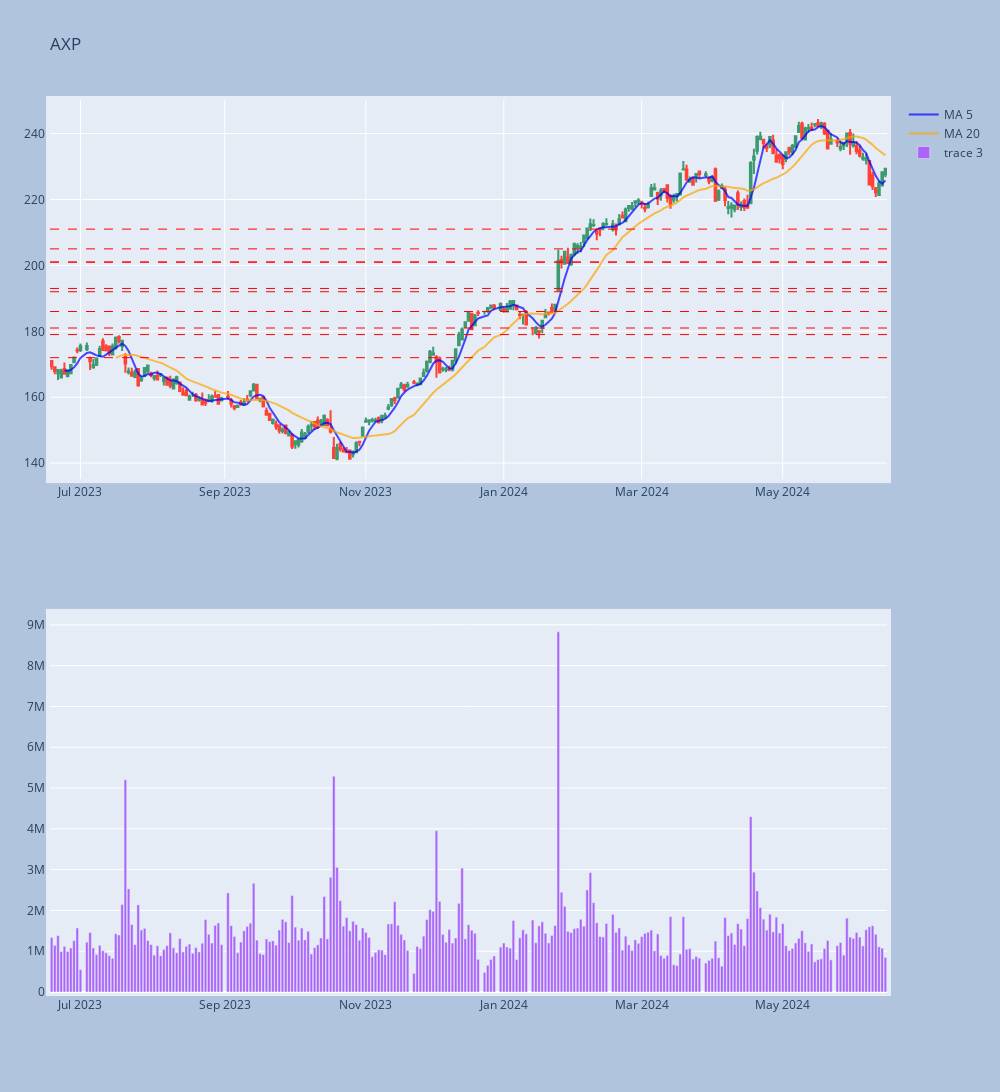

Here is the notebook cell this chart was saved with:
### Code cell
#fig = go.Figure()
fig = make_subplots(rows=2, cols=1)

fig.update_layout(xaxis_rangeslider_visible=False)
fig.update_xaxes(rangebreaks=[dict(bounds=["sat", "mon"])])
# removing all empty dates
# build complete timeline from start date to end date
dt_all = pd.date_range(start=df.index[0],end=df.index[-1])
# retrieve the dates that ARE in the original datset
dt_obs = [d.strftime("%Y-%m-%d %HH:%MM") for d in pd.to_datetime(df.index)]
# define dates with missing values
dt_breaks = [d for d in dt_all.strftime("%Y-%m-%d %HH:%MM").tolist() if not d in dt_obs]
fig.update_xaxes(rangebreaks=[dict(values=dt_breaks)])

# add OHLC trace
fig.add_trace(go.Candlestick(x=df.index,
                             open=df['open'],
                             high=df['high'],
                             low=df['low'],
                             close=df['close'],
                             showlegend=False))
# add moving average traces
fig.add_trace(go.Scatter(x=df.index,
                         y=df['MA5'],
                         opacity=0.7,
                         line=dict(color='blue', width=2),
                         name='MA 5'))
fig.add_trace(go.Scatter(x=df.index,
                         y=df['MA20'],
                         opacity=0.7,
                         line=dict(color='orange', width=2),
                         name='MA 20'))

for i in range(low_centers.shape[0]):
    print(low_centers[i,0])
    #level = np.round(low_centers[i,0])
    fig.add_hline(y=np.round(low_centers[i,0]), line_width=1, line_dash='dash', line_color='red')


# for i in low_centers[:
#     level = np.round(i[0], 2)
#     fig.add_hline(y=level, line_width=3, line_dash='dash', line_color='green')
    



fig.add_trace(go.Bar(x=df.index,
                     y=df['volume']
                    ), row=2, col=1)

# hide dates with no values
fig.update_xaxes(rangebreaks=[dict(values=dt_breaks)])
# remove rangeslider
fig.update_layout(xaxis_rangeslider_visible=False)
fig.update_layout(
    autosize=False,
    width=1000,
    height=1500,
    margin=dict(
        l=50,
        r=50,
        b=100,
        t=100,
        pad=4
    ),
    paper_bgcolor="LightSteelBlue",
)
# add chart title
fig.update_layout(title=symbol)

### Figure 1 — Plotly figure (JSON) as saved in the notebook; plotly's stock layout.template omitted (floating-point values rounded to 4 significant figures; data arrays with more than 128 entries replaced by an {"elided": "..."} marker saying what was removed)
{"data": [{"close": {"elided": "252 float values"}, "high": {"elided": "252 float values"}, "low": {"elided": "252 float values"}, "open": {"elided": "252 float values"}, "showlegend": false, "type": "candlestick", "x": {"elided": "252 str values"}}, {"line": {"color": "blue", "width": 2}, "name": "MA 5", "opacity": 0.7, "type": "scatter", "x": {"elided": "252 str values"}, "y": {"elided": "252 float values"}}, {"line": {"color": "orange", "width": 2}, "name": "MA 20", "opacity": 0.7, "type": "scatter", "x": {"elided": "252 str values"}, "y": {"elided": "252 float values"}}, {"type": "bar", "x": {"elided": "252 str values"}, "xaxis": "x2", "y": {"elided": "252 int values"}, "yaxis": "y2"}], "layout": {"autosize": false, "height": 1500, "margin": {"b": 100, "l": 50, "pad": 4, "r": 50, "t": 100}, "paper_bgcolor": "LightSteelBlue", "shapes": [{"line": {"color": "red", "dash": "dash", "width": 1}, "type": "line", "x0": 0, "x1": 1, "xref": "x domain", "y0": 172, "y1": 172, "yref": "y"}, {"line": {"color": "red", "dash": "dash", "width": 1}, "type": "line", "x0": 0, "x1": 1, "xref": "x domain", "y0": 179, "y1": 179, "yref": "y"}, {"line": {"color": "red", "dash": "dash", "width": 1}, "type": "line", "x0": 0, "x1": 1, "xref": "x domain", "y0": 181, "y1": 181, "yref": "y"}, {"line": {"color": "red", "dash": "dash", "width": 1}, "type": "line", "x0": 0, "x1": 1, "xref": "x domain", "y0": 186, "y1": 186, "yref": "y"}, {"line": {"color": "red", "dash": "dash", "width": 1}, "type": "line", "x0": 0, "x1": 1, "xref": "x domain", "y0": 192, "y1": 192, "yref": "y"}, {"line": {"color": "red", "dash": "dash", "width": 1}, "type": "line", "x0": 0, "x1": 1, "xref": "x domain", "y0": 193, "y1": 193, "yref": "y"}, {"line": {"color": "red", "dash": "dash", "width": 1}, "type": "line", "x0": 0, "x1": 1, "xref": "x domain", "y0": 201, "y1": 201, "yref": "y"}, {"line": {"color": "red", "dash": "dash", "width": 1}, "type": "line", "x0": 0, "x1": 1, "xref": "x domain", "y0": 201, "y1": 201, "yref": "y"}, {"line": {"color": "red", "dash": "dash", "width": 1}, "type": "line", "x0": 0, "x1": 1, "xref": "x domain", "y0": 205, "y1": 205, "yref": "y"}, {"line": {"color": "red", "dash": "dash", "width": 1}, "type": "line", "x0": 0, "x1": 1, "xref": "x domain", "y0": 211, "y1": 211, "yref": "y"}], "title": {"text": "AXP"}, "width": 1000, "xaxis": {"anchor": "y", "autorange": true, "domain": [0, 1], "range": ["2023-06-19 12:00", "2024-06-18 12:00"], "rangebreaks": [{"bounds": ["sat", "mon"], "values": ["2023-06-24 00H:00M", "2023-06-25 00H:00M", "2023-07-01 00H:00M", "2023-07-02 00H:00M", "2023-07-04 00H:00M", "2023-07-08 00H:00M", "2023-07-09 00H:00M", "2023-07-15 00H:00M", "2023-07-16 00H:00M", "2023-07-22 00H:00M", "2023-07-23 00H:00M", "2023-07-29 00H:00M", "2023-07-30 00H:00M", "2023-08-05 00H:00M", "2023-08-06 00H:00M", "2023-08-12 00H:00M", "2023-08-13 00H:00M", "2023-08-19 00H:00M", "2023-08-20 00H:00M", "2023-08-26 00H:00M", "2023-08-27 00H:00M", "2023-09-02 00H:00M", "2023-09-03 00H:00M", "2023-09-04 00H:00M", "2023-09-09 00H:00M", "2023-09-10 00H:00M", "2023-09-16 00H:00M", "2023-09-17 00H:00M", "2023-09-23 00H:00M", "2023-09-24 00H:00M", "2023-09-30 00H:00M", "2023-10-01 00H:00M", "2023-10-07 00H:00M", "2023-10-08 00H:00M", "2023-10-14 00H:00M", "2023-10-15 00H:00M", "2023-10-21 00H:00M", "2023-10-22 00H:00M", "2023-10-28 00H:00M", "2023-10-29 00H:00M", "2023-11-04 00H:00M", "2023-11-05 00H:00M", "2023-11-11 00H:00M", "2023-11-12 00H:00M", "2023-11-18 00H:00M", "2023-11-19 00H:00M", "2023-11-23 00H:00M", "2023-11-25 00H:00M", "2023-11-26 00H:00M", "2023-12-02 00H:00M", "2023-12-03 00H:00M", "2023-12-09 00H:00M", "2023-12-10 00H:00M", "2023-12-16 00H:00M", "2023-12-17 00H:00M", "2023-12-23 00H:00M", "2023-12-24 00H:00M", "2023-12-25 00H:00M", "2023-12-30 00H:00M", "2023-12-31 00H:00M", "2024-01-01 00H:00M", "2024-01-06 00H:00M", "2024-01-07 00H:00M", "2024-01-13 00H:00M", "2024-01-14 00H:00M", "2024-01-15 00H:00M", "2024-01-20 00H:00M", "2024-01-21 00H:00M", "2024-01-27 00H:00M", "2024-01-28 00H:00M", "2024-02-03 00H:00M", "2024-02-04 00H:00M", "2024-02-10 00H:00M", "2024-02-11 00H:00M", "2024-02-17 00H:00M", "2024-02-18 00H:00M", "2024-02-19 00H:00M", "2024-02-24 00H:00M", "2024-02-25 00H:00M", "2024-03-02 00H:00M", "2024-03-03 00H:00M", "2024-03-09 00H:00M", "2024-03-10 00H:00M", "2024-03-16 00H:00M", "2024-03-17 00H:00M", "2024-03-23 00H:00M", "2024-03-24 00H:00M", "2024-03-29 00H:00M", "2024-03-30 00H:00M", "2024-03-31 00H:00M", "2024-04-06 00H:00M", "2024-04-07 00H:00M", "2024-04-13 00H:00M", "2024-04-14 00H:00M", "2024-04-20 00H:00M", "2024-04-21 00H:00M", "2024-04-27 00H:00M", "2024-04-28 00H:00M", "2024-05-04 00H:00M", "2024-05-05 00H:00M", "2024-05-11 00H:00M", "2024-05-12 00H:00M", "2024-05-18 00H:00M", "2024-05-19 00H:00M", "2024-05-25 00H:00M", "2024-05-26 00H:00M", "2024-05-27 00H:00M", "2024-06-01 00H:00M", "2024-06-02 00H:00M", "2024-06-08 00H:00M", "2024-06-09 00H:00M", "2024-06-15 00H:00M", "2024-06-16 00H:00M"]}], "rangeslider": {"visible": false, "yaxis": {}}, "type": "date"}, "xaxis2": {"anchor": "y2", "autorange": true, "domain": [0, 1], "range": ["2023-06-19 12:00", "2024-06-18 12:00"], "rangebreaks": [{"bounds": ["sat", "mon"], "values": ["2023-06-24 00H:00M", "2023-06-25 00H:00M", "2023-07-01 00H:00M", "2023-07-02 00H:00M", "2023-07-04 00H:00M", "2023-07-08 00H:00M", "2023-07-09 00H:00M", "2023-07-15 00H:00M", "2023-07-16 00H:00M", "2023-07-22 00H:00M", "2023-07-23 00H:00M", "2023-07-29 00H:00M", "2023-07-30 00H:00M", "2023-08-05 00H:00M", "2023-08-06 00H:00M", "2023-08-12 00H:00M", "2023-08-13 00H:00M", "2023-08-19 00H:00M", "2023-08-20 00H:00M", "2023-08-26 00H:00M", "2023-08-27 00H:00M", "2023-09-02 00H:00M", "2023-09-03 00H:00M", "2023-09-04 00H:00M", "2023-09-09 00H:00M", "2023-09-10 00H:00M", "2023-09-16 00H:00M", "2023-09-17 00H:00M", "2023-09-23 00H:00M", "2023-09-24 00H:00M", "2023-09-30 00H:00M", "2023-10-01 00H:00M", "2023-10-07 00H:00M", "2023-10-08 00H:00M", "2023-10-14 00H:00M", "2023-10-15 00H:00M", "2023-10-21 00H:00M", "2023-10-22 00H:00M", "2023-10-28 00H:00M", "2023-10-29 00H:00M", "2023-11-04 00H:00M", "2023-11-05 00H:00M", "2023-11-11 00H:00M", "2023-11-12 00H:00M", "2023-11-18 00H:00M", "2023-11-19 00H:00M", "2023-11-23 00H:00M", "2023-11-25 00H:00M", "2023-11-26 00H:00M", "2023-12-02 00H:00M", "2023-12-03 00H:00M", "2023-12-09 00H:00M", "2023-12-10 00H:00M", "2023-12-16 00H:00M", "2023-12-17 00H:00M", "2023-12-23 00H:00M", "2023-12-24 00H:00M", "2023-12-25 00H:00M", "2023-12-30 00H:00M", "2023-12-31 00H:00M", "2024-01-01 00H:00M", "2024-01-06 00H:00M", "2024-01-07 00H:00M", "2024-01-13 00H:00M", "2024-01-14 00H:00M", "2024-01-15 00H:00M", "2024-01-20 00H:00M", "2024-01-21 00H:00M", "2024-01-27 00H:00M", "2024-01-28 00H:00M", "2024-02-03 00H:00M", "2024-02-04 00H:00M", "2024-02-10 00H:00M", "2024-02-11 00H:00M", "2024-02-17 00H:00M", "2024-02-18 00H:00M", "2024-02-19 00H:00M", "2024-02-24 00H:00M", "2024-02-25 00H:00M", "2024-03-02 00H:00M", "2024-03-03 00H:00M", "2024-03-09 00H:00M", "2024-03-10 00H:00M", "2024-03-16 00H:00M", "2024-03-17 00H:00M", "2024-03-23 00H:00M", "2024-03-24 00H:00M", "2024-03-29 00H:00M", "2024-03-30 00H:00M", "2024-03-31 00H:00M", "2024-04-06 00H:00M", "2024-04-07 00H:00M", "2024-04-13 00H:00M", "2024-04-14 00H:00M", "2024-04-20 00H:00M", "2024-04-21 00H:00M", "2024-04-27 00H:00M", "2024-04-28 00H:00M", "2024-05-04 00H:00M", "2024-05-05 00H:00M", "2024-05-11 00H:00M", "2024-05-12 00H:00M", "2024-05-18 00H:00M", "2024-05-19 00H:00M", "2024-05-25 00H:00M", "2024-05-26 00H:00M", "2024-05-27 00H:00M", "2024-06-01 00H:00M", "2024-06-02 00H:00M", "2024-06-08 00H:00M", "2024-06-09 00H:00M", "2024-06-15 00H:00M", "2024-06-16 00H:00M"]}], "type": "date"}, "yaxis": {"anchor": "x", "autorange": true, "domain": [0.575, 1], "range": [135.2, 250.2], "type": "linear"}, "yaxis2": {"anchor": "x2", "autorange": true, "domain": [0, 0.425], "range": [0, 9293000.0], "type": "linear"}}}
